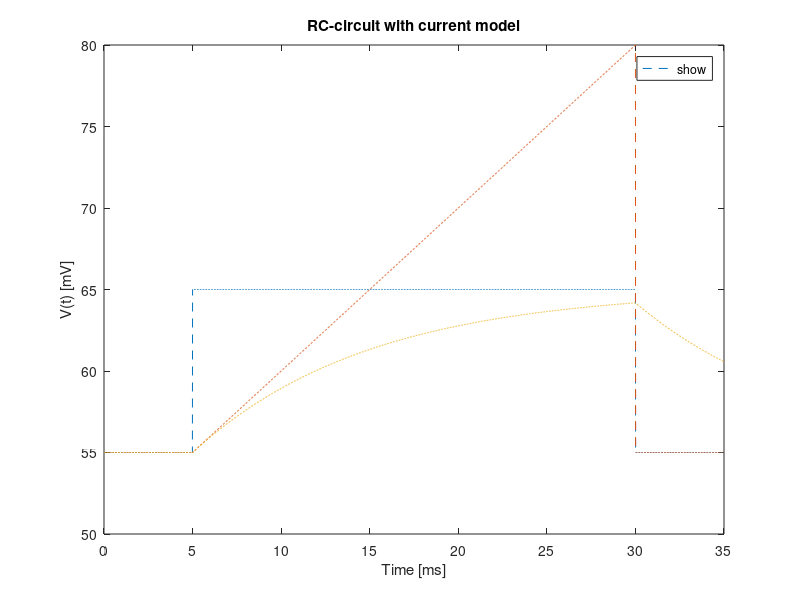
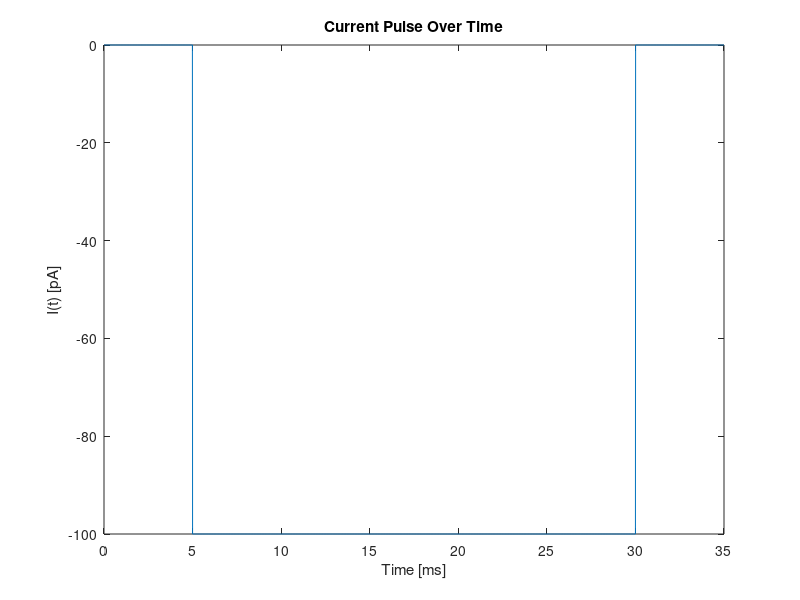

The MATLAB script that drew these images, in order:
figure(1)
clf

% Define constants
Gi = 10; % nS
Ei = 55; % mV
CA = 1e6;  % uF/cm^2
A = 1e-4; %cm^2
C=CA*A;%pF
Iapp=-100; %pA

%Case i 
t_points=[0:0.01:35];
tl=length(t_points);
Iapp_m=zeros(1,tl);
pulselogic=t_points<=30 & t_points>=5;
Iapp_m(pulselogic)=-100;
Vmi=NaN(1,tl);
for i=1:tl
    Vmi(i)=(-Iapp_m(i)+Ei*Gi)/Gi;
end

%Case ii
%Between time slice 5ms to 30ms
dViidt = @(Vii) -Iapp/C  ;

% Define span of time to evalute over (in miliseconds)
% Evaluates from 0 to 5 ms at intervals of 0.01 ms
t_span1 = [5:0.01:30];

% Define initial conditions to ODE
V0 = 55; % mV

% Run ODE23 to get V over time
[tii,Vii] = ode23(@(tii,Vii) dViidt(Vii), t_span1, V0);
Vii=Vii.';

t1=[0:0.01:4.99];
tl1=length(t1);
Vprior=Ei*ones(1,tl1);
t2=[30.01:0.01:35];
tl2=length(t2);
Vlatter=Ei*ones(1,tl2);
Viif=horzcat(Vprior,Vii,Vlatter);


%Case iii
%-------------------
% Define ODE as a function of membrane potential, V
dVdt = @(V1)  (Gi*(Ei-V1))/C;

% Define span of time to evalute over (in miliseconds)
% Evaluates from 0 to 5 ms at intervals of 0.01 ms
t_span1 = [0:0.01:5];

% Define initial conditions to ODE
V0 = 55; % mV

% Run ODE23 to get V over time
[t1,V1] = ode23(@(t1,V1) dVdt(V1), t_span1, V0);
V1=V1.';
t1=t1.';

%---------------------------

% Define ODE as a function of membrane potential, V
dVdt = @(V2)  (Gi*(Ei-V2)-Iapp)/C;

% Define span of time to evalute over (in miliseconds)
% Evaluates from 0 to 35 ms at intervals of 0.01 ms
t_span2 = [5:0.01:30];

% Define initial conditions to ODE
V0 = V1(end); % mV

% Run ODE23 to get V over time
[t2,V2] = ode23(@(t2,V2) dVdt(V2), t_span2, V0);
V2=V2.';
t2=t2.';



%-------------------
% Define ODE as a function of membrane potential, V
dVdt = @(V3)  (Gi*(Ei-V3))/C;

% Define span of time to evalute over (in miliseconds)
% Evaluates from 0 to 35 ms at intervals of 0.01 ms
t_span3 = [30:0.01:35];

% Define initial conditions to ODE
VX = V2(end); % mV

% Run ODE23 to get V over time
[t3,V3] = ode23(@(t3,V3) dVdt(V3), t_span3, VX);
V3=V3.';
t3=t3.';

t=horzcat(t1,t2,t3);
V=horzcat(V1,V2,V3);

%-------------------------------------------------------
% Plot
plot(t_points,Vmi,'--', 'DisplayName', 'Situation i')
title('RC-circuit with current model')
xlabel('Time [ms]')
ylabel('V(t) [mV]')

hold on
plot(t_points,Viif,'--','DisplayName','Situation ii')
plot(t,V,'--','DisplayName','Situation iii')
legend('show','Location','Best')
%^^^^^^^^^^^^^^^^^^^^^^^^^^^^^^^^^^^^^^^^^^^^^^^^^^^^^^^^^^^^^

%~~~~~~~~~~~~~~~~~~~~~~~~~~~~~~~~~~~~~~~~~~~~~~~~~~~~~~~~~~~~~~~`
figure(2)
t=[0:0.01:35];
length_t=length(t);
Iapp=zeros(length_t,1);
a=t>=5 & t<=30;
Iapp(a)=-100;

plot(t,Iapp, 'DisplayName', 'Numerical')
title('Current Pulse Over Time')
xlabel('Time [ms]')
ylabel('I(t) [pA]')